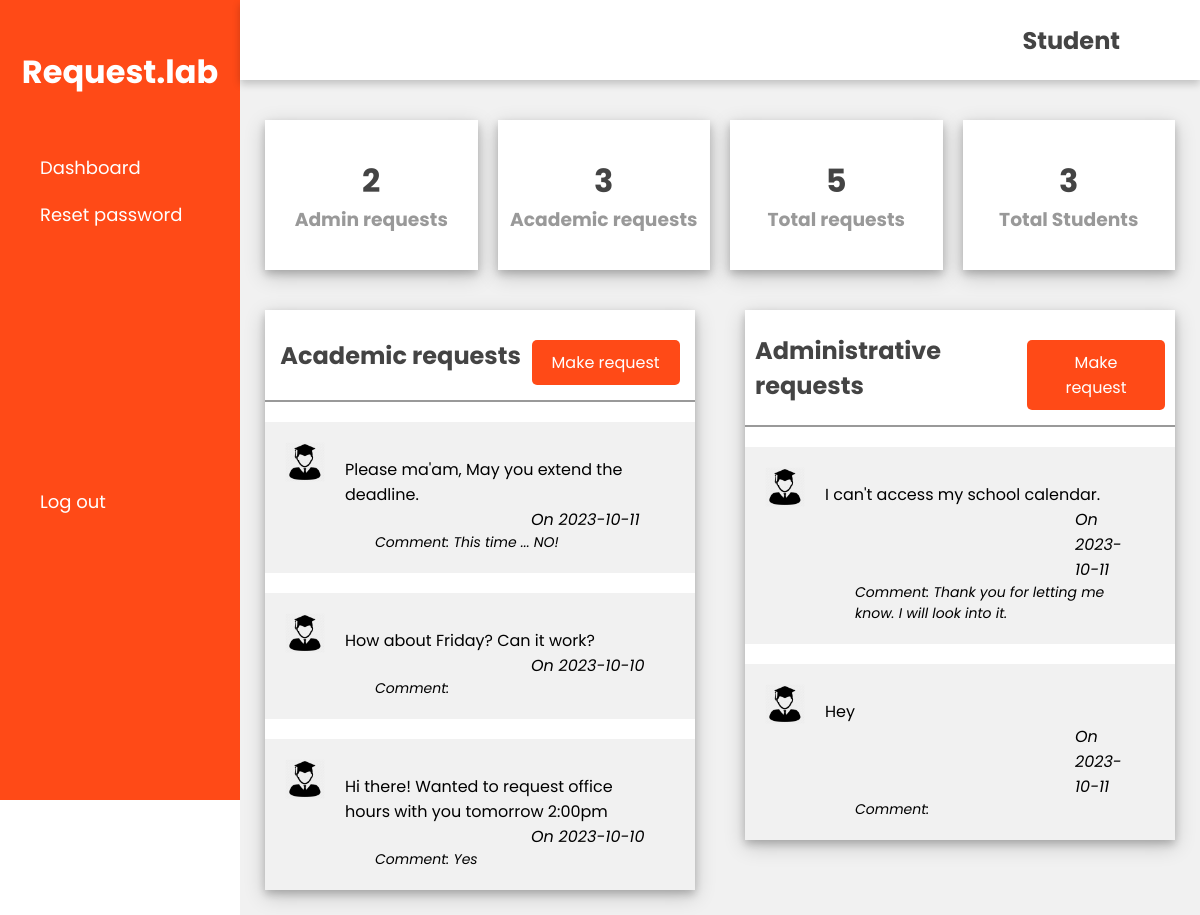
Screenshot of /student/st_dashboard.php (signed in) with the database file from the repository.
### tables this page shows
CREATE TABLE `academic_request` (
  `request_id` int(11) NOT NULL,
  `request_text` text NOT NULL,
  `date_submitted` date NOT NULL,
  `comment` text DEFAULT NULL,
  `student_id` int(11) DEFAULT NULL,
  `facilitator_id` int(11) DEFAULT NULL
);

### student/st_dashboard.php (the view, shortened to what this page needs)
<?php
    include_once '../includes/dbc.php';
    if (!isset($_SESSION["userId"])) {
        header("Location: ../login/login.php");
        exit();
    } else {
        $userId = $_SESSION["userId"];
        $select_students = "SELECT * FROM student";
        $total_students = mysqli_query($conn , $select_students);
        $select_acad = "SELECT * FROM academic_request WHERE student_id =  $userId ORDER BY request_id DESC";
        $s = mysqli_query($conn , $select_acad);
        $total_academic = mysqli_num_rows($s);
        $select_admin = "SELECT * FROM administrative_request WHERE student_id =  $userId ORDER BY request_id DESC ";
        $t = mysqli_query($conn , $select_admin);
        $total_administrative = mysqli_num_rows($t);
        $total_requests = $total_administrative + $total_academic;
    }
?>
<!DOCTYPE html>
<html lang="en">
<head>
    <link href="../assets/css/styles.css" rel="stylesheet">
</head>
<body>
    <div class="side-menu">
        <div class="brand-name">
            <h1>Request.lab</h1>
        </div>
        <ul>
            <li><a href="#">Dashboard</a></li>
            <li><a href="pwd_reset.php">Reset password</a></li>
            <li style="margin-top: 100%;"><a href="../includes/logout.php">Log out</a></li>
        </ul>
    </div>
    <div class="container">
        <div class="header">
            <div class="nav">
                <div class="user">
                    <h2 style="margin-left:85%">Student</h2>
                </div>
            </div>
        </div>
        <div class="content">
            <div class="cards">
                <div class="card">
                    <div class="box">
                        <h1><?php echo $total_administrative;?></h1>
                        <h3>Admin requests</h3>
                    </div>
                </div>
                <div class="card">
                    <div class="box">
                        <h1> <?php echo $total_academic;?></h1>
                        <h3>Academic requests</h3>
                    </div>
                </div>
                <div class="card">
                    <div class="box">
                        <h1><?php echo $total_requests;?> </h1>
                        <h3>Total requests</h3>
                    </div>
                </div>
                <div class="card">
                    <div class="box">
                        <h1> <?php echo mysqli_num_rows($total_students);?></h1>
                        <h3>Total Students</h3>
                    </div>
                </div>
            </div>
            <div class="content-2">
                <div class="academic">
                    <div class="title">
                        <h2>Academic requests</h2>
                        <a href="academic_request.php" class="btn">Make request</a>
                    </div>
                    <?php
                        while($row = mysqli_fetch_assoc($s)){
                    ?>
                    <div class="academic-requests">
                        <div class="student-avatar">
                            <img src="../assets/img/student.png" alt="Student avatar">
                        </div>
                        <div class="request-content">
                            <p><?php echo $row['request_text'] ?></p>
                            <p style="margin-left:60%; font-style: italic;">On <?php echo $row['date_submitted']?></p>
                            <p style="margin-left: 30px; font-style: italic; font-size:14px;">Comment: <?php echo $row['comment'] ?></p>
                        </div>
                    </div>
                    <?php
                        }
                    ?>
                </div>
                <div class="requests">
                    <div class="title">
                        <h2>Administrative requests</h2>
                        <a href="admin_request.php" class="btn">Make request</a>
                    </div>
                    <?php
                        while($row = mysqli_fetch_assoc($t)){
                    ?>
                    <div class="admin-requests">
                        <div class="student-avatar">
                            <img src="../assets/img/student.png" alt="Student avatar">
                        </div>
                        <div class="request-content">
                            <p><?php echo $row['request_text'] ?></p>
                            <p style="margin-left:250px; font-style: italic;">On <?php echo $row['date_submitted']?></p>
                            <p style="margin-left: 30px; font-style: italic; font-size:14px;">Comment: <?php echo $row['comment'] ?></p>
                        </div>
                    </div>
                    <?php
                        }
                    ?>
                </div>
            </div>
        </div>
    </div>
</body>
</html>

### assets/css/styles.css (style rules this page uses)
* { margin: 0; padding: 0; box-sizing: border-box; font-family: 'Poppins', sans-serif; }
body { min-height: 100vh; }
a { text-decoration: none; }
li { list-style: none; }
h1, h2 { color: #444; }
h3 { color: #999; }
.btn { background: #ff4a17; color: white; padding: 5px 10px; text-align: center; }
.title { display: flex; align-items: center; justify-content: space-around; padding: 15px 10px; border-bottom: 2px solid #999; }
.side-menu { position: fixed; background: #ff4a17; width: 20vw; min-height: 100vh; display: flex; flex-direction: column; }
.side-menu .brand-name { height: 18vh; display: flex; align-items: center; justify-content: center; }
.side-menu .brand-name h1 { color: #ffff; }
.side-menu li a { font-size: 18px; padding: 10px 40px; color: white; display: flex; align-items: center; }
.container { position: absolute; right: 0; width: 80vw; height: 100vh; background: #f1f1f1; }
.container .header { position: fixed; top: 0; right: 0; width: 80vw; height: 10vh; background: white; display: flex; align-items: center; justify-content: center; box-shadow: 0 4px 8px 0 rgba(0, 0, 0, 0.2); z-index: 1; }
.container .header .nav { width: 90%; display: flex; align-items: center; justify-self: center; }
.container .header .nav .user { flex: 1; display: flex; align-items: center; text-align: center; }
.container .content { position: relative; margin-top: 10vh; min-height: 90vh; background: #f1f1f1; }
.container .content .cards { padding: 20px 15px; display: flex; align-items: center; }
.container .content .cards .card { width: 250px; height: 150px; background: white; margin: 20px 10px; display: flex; align-items: center; justify-content: center; box-shadow: 0 4px 8px 0 rgba(0, 0, 0, 0.2), 0 6px 20px 0 rgba(0, 0, 0, 0.19); }
.container .content .cards .card .box h1,h3 { text-align: center; }
.container .content .content-2 { min-height: 60vh; display: flex; justify-content: space-around; align-items: flex-start; flex-wrap: wrap; }
.container .content .content-2 .requests { min-height: auto; flex: 3; background: #ffff; margin: 0 25px 25px 25px; box-shadow: 0 4px 8px 0 rgba(0, 0, 0, 0.2), 0 6px 20px 0 rgba(0, 0, 0, 0.19); display: flex; flex-direction: column; }
.container .content .content-2 .requests .admin-requests { display: flex; padding: 20px; margin-top: 20px; background-color: #f1f1f1; }
.container .content .content-2 .requests .admin-requests img { width: 40px; height: 40px; flex: 2; }
.container .content .content-2 .admin-requests .request-content { padding: 0px 20px; width: 100%; }
.container .content .content-2 .academic { min-height: auto; flex: 3; background: #ffff; margin: 0 25px 25px 25px; box-shadow: 0 4px 8px 0 rgba(0, 0, 0, 0.2), 0 6px 20px 0 rgba(0, 0, 0, 0.19); display: flex; flex-direction: column; }
.container .content .content-2 .academic .academic-requests { display: flex; padding: 20px; margin-top: 20px; background-color: #f1f1f1; }
.container .content .content-2 .academic .academic-requests img { width: 40px; height: 40px; flex: 2; }
.container .content .content-2 .academic-requests .request-content { padding: 0px 20px; width: 100%; }
.request-content { margin-top: 15px; }
.btn { display: inline-block; margin-top: 15px; padding: 10px 20px; background-color: #ff4a17; color: #fff; text-decoration: none; border-radius: 5px; }

### rows the page displays
academic_request: request_text "Please ma'am, May you extend the deadline.", date_submitted "2023-10-11", comment "This time ... NO!"
academic_request: request_text "How about Friday? Can it work?", date_submitted "2023-10-10"
academic_request: request_text "Hi there! Wanted to request office hours with you tomorrow 2:00pm", date_submitted "2023-10-10", comment "Yes"

### other values shown
$total_administrative "2"
$total_academic "3"
$total_requests "5"
mysqli_num_rows($total_students) "3"
$row['request_text'] "I can't access my school calendar."
$row['date_submitted'] "2023-10-11"
$row['comment'] "Thank you for letting me know. I will look into it."
$row['request_text'] "Hey"
